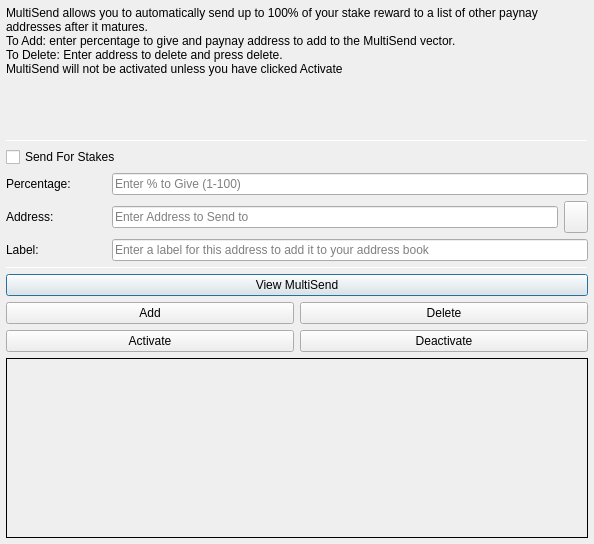
<?xml version="1.0" encoding="UTF-8"?>
<ui version="4.0">
 <class>MultiSendDialog</class>
 <widget class="QDialog" name="MultiSendDialog">
  <property name="windowModality">
   <enum>Qt::NonModal</enum>
  </property>
  <property name="geometry">
   <rect>
    <x>0</x>
    <y>0</y>
    <width>594</width>
    <height>544</height>
   </rect>
  </property>
  <property name="windowTitle">
   <string>MultiSend</string>
  </property>
  <layout class="QVBoxLayout" name="verticalLayout" stretch="0">
   <property name="margin">
    <number>6</number>
   </property>
   <item>
    <layout class="QVBoxLayout" name="verticalLayout_Main" stretch="1,1,1,0,1,1,1">
     <item>
      <widget class="QLabel" name="label_2">
       <property name="lineWidth">
        <number>1</number>
       </property>
       <property name="text">
        <string>MultiSend allows you to automatically send up to 100% of your stake reward to a list of other paynay addresses after it matures.
To Add: enter percentage to give and paynay address to add to the MultiSend vector.
To Delete: Enter address to delete and press delete.
MultiSend will not be activated unless you have clicked Activate</string> <!--or masternode -->
       </property>
       <property name="alignment">
        <set>Qt::AlignLeading|Qt::AlignLeft|Qt::AlignTop</set>
       </property>
       <property name="wordWrap">
        <bool>true</bool>
       </property>
      </widget>
     </item>
     <item>
      <widget class="Line" name="line">
       <property name="minimumSize">
        <size>
         <width>0</width>
         <height>1</height>
        </size>
       </property>
       <property name="maximumSize">
        <size>
         <width>16777215</width>
         <height>1</height>
        </size>
       </property>
       <property name="orientation">
        <enum>Qt::Horizontal</enum>
       </property>
      </widget>
     </item>
     <item>
      <layout class="QVBoxLayout" name="verticalLayout_Settings">
       <item>
        <layout class="QHBoxLayout" name="horizontalLayout">
         <item>
          <widget class="QCheckBox" name="multiSendStakeCheckBox">
           <property name="text">
            <string>Send For Stakes</string>
           </property>
          </widget>
         </item>
         <!--
         <item>
          <widget class="QCheckBox" name="multiSendMasternodeCheckBox">
           <property name="text">
            <string>Send For Masternode Rewards</string>
           </property>
          </widget>
         </item>
         -->
        </layout>
       </item>
       <item>
        <layout class="QHBoxLayout" name="horizontalLayout_6">
         <item>
          <widget class="QLabel" name="label">
           <property name="minimumSize">
            <size>
             <width>100</width>
             <height>0</height>
            </size>
           </property>
           <property name="toolTip">
            <string>Percentage of stake to send</string>
           </property>
           <property name="text">
            <string>Percentage:</string>
           </property>
          </widget>
         </item>
         <item>
          <widget class="QLineEdit" name="multiSendPercentEdit">
           <property name="toolTip">
            <string>Enter whole numbers 1 - 100</string>
           </property>
           <property name="placeholderText">
            <string>Enter % to Give (1-100)</string>
           </property>
          </widget>
         </item>
        </layout>
       </item>
       <item>
        <layout class="QHBoxLayout" name="horizontalLayout_7">
         <item>
          <widget class="QLabel" name="label_5">
           <property name="minimumSize">
            <size>
             <width>100</width>
             <height>0</height>
            </size>
           </property>
           <property name="toolTip">
            <string>Address to send portion of stake to</string>
           </property>
           <property name="text">
            <string>Address:</string>
           </property>
          </widget>
         </item>
         <item>
          <widget class="QLineEdit" name="multiSendAddressEdit">
           <property name="toolTip">
            <string/>
           </property>
           <property name="placeholderText">
            <string>Enter Address to Send to</string>
           </property>
          </widget>
         </item>
         <item>
          <widget class="QToolButton" name="addressBookButton">
           <property name="maximumSize">
            <size>
             <width>16777215</width>
             <height>32</height>
            </size>
           </property>
           <property name="toolTip">
            <string>Choose an address from the address book</string>
           </property>
           <property name="text">
            <string/>
           </property>
           <property name="icon">
            <iconset resource="../paynay.qrc">
             <normaloff>:/icons/address-book</normaloff>:/icons/address-book</iconset>
           </property>
           <property name="shortcut">
            <string>Alt+A</string>
           </property>
          </widget>
         </item>
        </layout>
       </item>
      </layout>
     </item>
     <item>
      <layout class="QHBoxLayout" name="horizontalLayout_3">
       <item>
        <widget class="QLabel" name="label_3">
         <property name="minimumSize">
          <size>
           <width>100</width>
           <height>0</height>
          </size>
         </property>
         <property name="text">
          <string>Label:</string>
         </property>
        </widget>
       </item>
       <item>
        <widget class="QLineEdit" name="labelAddressLabelEdit">
         <property name="placeholderText">
          <string>Enter a label for this address to add it to your address book</string>
         </property>
        </widget>
       </item>
      </layout>
     </item>
     <item>
      <widget class="Line" name="line_2">
       <property name="minimumSize">
        <size>
         <width>0</width>
         <height>1</height>
        </size>
       </property>
       <property name="maximumSize">
        <size>
         <width>16777215</width>
         <height>1</height>
        </size>
       </property>
       <property name="orientation">
        <enum>Qt::Horizontal</enum>
       </property>
      </widget>
     </item>
     <item>
      <layout class="QVBoxLayout" name="verticalLayout_Buttons">
       <item>
        <layout class="QHBoxLayout" name="horizontalLayout_4">
         <item>
          <widget class="QPushButton" name="viewButton">
           <property name="toolTip">
            <string/>
           </property>
           <property name="statusTip">
            <string>View MultiSend Vector</string>
           </property>
           <property name="text">
            <string>View MultiSend</string>
           </property>
          </widget>
         </item>
        </layout>
       </item>
       <item>
        <layout class="QHBoxLayout" name="horizontalLayout_2">
         <item>
          <widget class="QPushButton" name="addButton">
           <property name="toolTip">
            <string/>
           </property>
           <property name="statusTip">
            <string>Add to MultiSend Vector</string>
           </property>
           <property name="text">
            <string>Add</string>
           </property>
          </widget>
         </item>
         <item>
          <widget class="QPushButton" name="deleteButton">
           <property name="toolTip">
            <string/>
           </property>
           <property name="statusTip">
            <string>Delete Address From MultiSend Vector</string>
           </property>
           <property name="text">
            <string>Delete</string>
           </property>
          </widget>
         </item>
        </layout>
       </item>
       <item>
        <layout class="QHBoxLayout" name="horizontalLayout_5">
         <item>
          <widget class="QPushButton" name="activateButton">
           <property name="statusTip">
            <string>Activate MultiSend</string>
           </property>
           <property name="text">
            <string>Activate</string>
           </property>
          </widget>
         </item>
         <item>
          <widget class="QPushButton" name="disableButton">
           <property name="statusTip">
            <string>Deactivate MultiSend</string>
           </property>
           <property name="text">
            <string>Deactivate</string>
           </property>
          </widget>
         </item>
        </layout>
       </item>
      </layout>
     </item>
     <item>
      <widget class="QLabel" name="message">
       <property name="minimumSize">
        <size>
         <width>0</width>
         <height>180</height>
        </size>
       </property>
       <property name="frameShape">
        <enum>QFrame::Panel</enum>
       </property>
       <property name="frameShadow">
        <enum>QFrame::Plain</enum>
       </property>
       <property name="lineWidth">
        <number>1</number>
       </property>
       <property name="midLineWidth">
        <number>1</number>
       </property>
       <property name="text">
        <string/>
       </property>
       <property name="alignment">
        <set>Qt::AlignLeading|Qt::AlignLeft|Qt::AlignTop</set>
       </property>
       <property name="wordWrap">
        <bool>true</bool>
       </property>
      </widget>
     </item>
    </layout>
   </item>
  </layout>
 </widget>
 <resources>
  <include location="../paynay.qrc"/>
 </resources>
 <connections/>
</ui>
